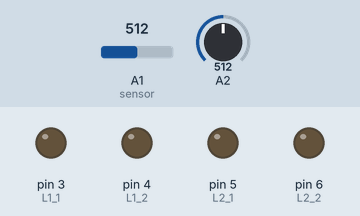
This sketch was run on a simulated Arduino Uno, built with avr-gcc and run on an emulated ATmega328P. On the bench: output pins drawn as LEDs (lit = HIGH). Inputs (shaded band) come from the test bench; at power-on: A2 = 512, A1 (sensor) = 512. What the sketch prints to the serial monitor is not drawn.

Above: at 1.2 s.
1.3 s: A2 set to 530
2.8 s: A2 set to 547
At 3.7 s:
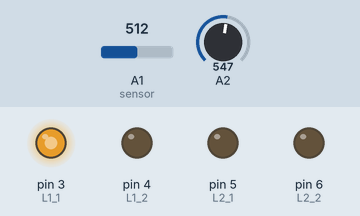
4.3 s: A1 (sensor) set to 551
At 4.9 s:
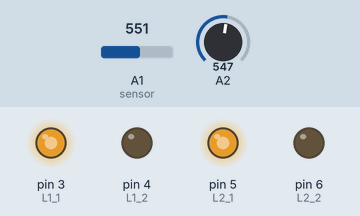
5.8 s: A2 set to 469
8.8 s: A2 set to 447
At 9.5 s:
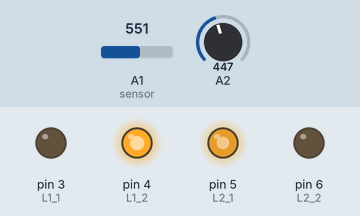
10.3 s: A1 (sensor) set to 306
At 10.6 s:
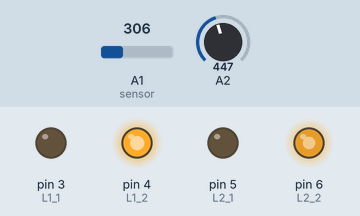
Timing chart, 0 to 12.8 s (numbered marks = the images above; inputs shaded):
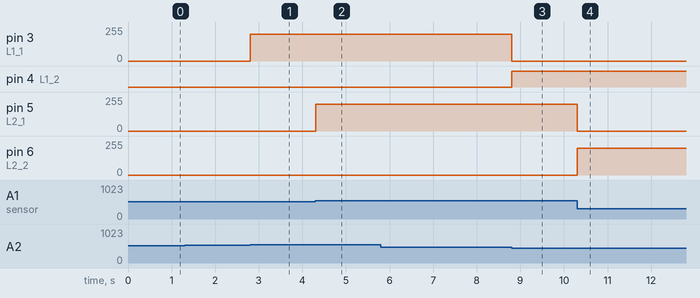

Measured:
- the behaviour switches between 539 and 540 on A2 (found by bisection; images 0 and 1)
- the behaviour switches between 539 and 540 on A1 (sensor) (found by bisection; images 1 and 2)
- the behaviour switches between 461 and 460 on A2 (found by bisection; images 2 and 3)
- after the input at 2.8 s, pin 3 (L1_1): 0/255 → 200/255 at once
- after the input at 4.3 s, pin 5 (L2_1): 0/255 → 200/255 at once
- after the input at 8.8 s, pin 3 (L1_1): 200/255 → 0/255 at once; pin 4 (L1_2): LOW → HIGH at once
- after the input at 10.3 s, pin 5 (L2_1): 200/255 → 0/255 at once; pin 6 (L2_2): 0/255 → 200/255 at once

The sketch:

coilPositionControlYZ.ino
```cpp
#define L1_1 3
#define L1_2 4
#define L2_1 5
#define L2_2 6

String mes2, mes3;

int targetValueL1, targetValueL2;
int errorMarginL = 10;

void setup() {
  Serial.begin(115200);
  while (!Serial);
  pinMode(L1_1, OUTPUT);
  pinMode(L1_2, OUTPUT);
  targetValueL1=targetValueL2=500;
}

void loop() {
  if (Serial.available()) {
    mes2 = Serial.readStringUntil(',');
    mes3 = Serial.readStringUntil('\n');

    targetValueL1 = mes2.toInt();
    targetValueL2 = mes3.toInt();

    delay(1);
  }

  // Logic for L1
  int sensorValueL1 = analogRead(A2);
  controlMotor(sensorValueL1, targetValueL1, 1);

  // Logic for L2
  int sensorValueL2 = analogRead(A1);  // Assuming the sensor for M2 is on A11
  controlMotor(sensorValueL2, targetValueL2, 2);

  Serial.print("M1: ");
  Serial.print(sensorValueL1);
  Serial.print(", M2: ");
  Serial.println(sensorValueL2);
  delay(1);
}

void controlMotor(int sensorValue, int targetValue, int motorNum) {
  if (abs(sensorValue - targetValue) < errorMarginL) {
    if (motorNum == 1) {
      analogWrite(L1_1, 0);
      digitalWrite(L1_1, LOW);
      analogWrite(L1_2, 0);
    } else {
      analogWrite(L2_1, 0);
      digitalWrite(L2_1, LOW);
      analogWrite(L2_2, 0);
    }
  }
  else if (sensorValue <= targetValue - 4*errorMarginL) {
    if (motorNum == 1) {
      analogWrite(L1_1, 0);
      digitalWrite(L1_1, LOW);
      analogWrite(L1_2, 200);
    } else {
      analogWrite(L2_1, 0);
      digitalWrite(L2_1, LOW);
      analogWrite(L2_2, 200);
    }
  }
  else if (sensorValue >= targetValue + 4*errorMarginL) {
    if (motorNum == 1) {
      analogWrite(L1_2, 0);
      digitalWrite(L1_2, LOW);
      analogWrite(L1_1, 200);
    } else {
      analogWrite(L2_2, 0);
      digitalWrite(L2_2, LOW);
      analogWrite(L2_1, 200);
    }
  }
}
```
